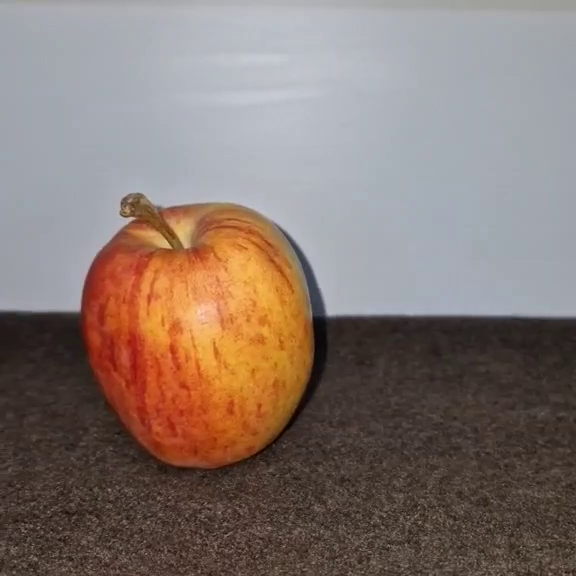
#> input picture frame 64 of assignment4/apple.mp4, 576 x 576 px
$ python 'd-video stabilization.py'
#> lines starting #> are read from the running program, lines starting #| are printed output that depends on the picture
import cv2
import numpy as np

def detect_and_compute(image, sift):
    keypoints, descriptors = sift.detectAndCompute(image, None)
    return keypoints, descriptors

def match_keypoints(des1, des2, matcher):
    matches = matcher.knnMatch(des1, des2, k=2)
    good_matches = []
    for m, n in matches:
        if m.distance < 0.75 * n.distance:
            good_matches.append(m)
    return good_matches

def stabilize_video(input_video_path, output_video_path):
    # Open the video
#> called with input_video_path = 'apple.mp4', output_video_path = 'apple_stabilized.avi'
    cap = cv2.VideoCapture(input_video_path)
    frame_width = int(cap.get(cv2.CAP_PROP_FRAME_WIDTH))
    frame_height = int(cap.get(cv2.CAP_PROP_FRAME_HEIGHT))
    fps = cap.get(cv2.CAP_PROP_FPS)

    out = cv2.VideoWriter(output_video_path, cv2.VideoWriter_fourcc(*'XVID'), fps, (frame_width, frame_height))

    sift = cv2.SIFT_create()
    matcher = cv2.BFMatcher(cv2.NORM_L2, crossCheck=False)

    ret, first_frame = cap.read()
#> first_frame is the input picture: shape (576, 576, 3); mean B, G, R 112.4, 119.5, 134.6
    if not ret:
        print("Error reading video")
        return

    first_frame_gray = cv2.cvtColor(first_frame, cv2.COLOR_BGR2GRAY)
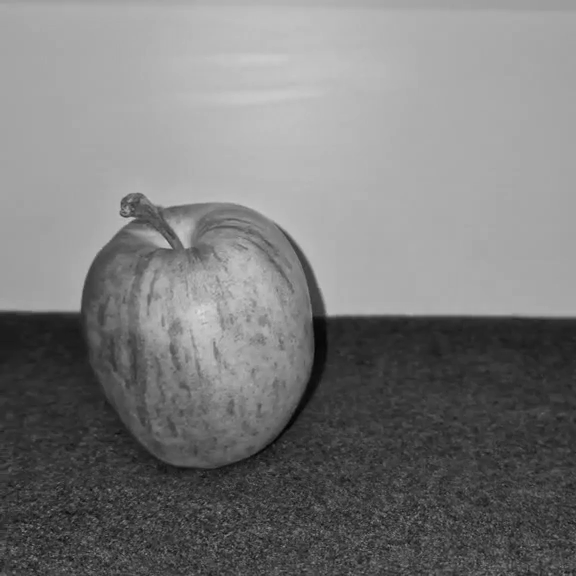
#> first_frame_gray: shape (576, 576); min 3, max 221, mean 123

    kp1, des1 = detect_and_compute(first_frame_gray, sift)
#> in detect_and_compute, `keypoints, descriptors = sift.detectAndCompute(image, None)`: keypoints = 728 keypoints; strongest (x, y, size): (333, 309, 12.2), (325, 333, 27.9), (131, 219, 3.1), (328, 337, 34.4)
#> kp1 has the same summary as keypoints in detect_and_compute

    while cap.isOpened():
        ret, frame = cap.read()
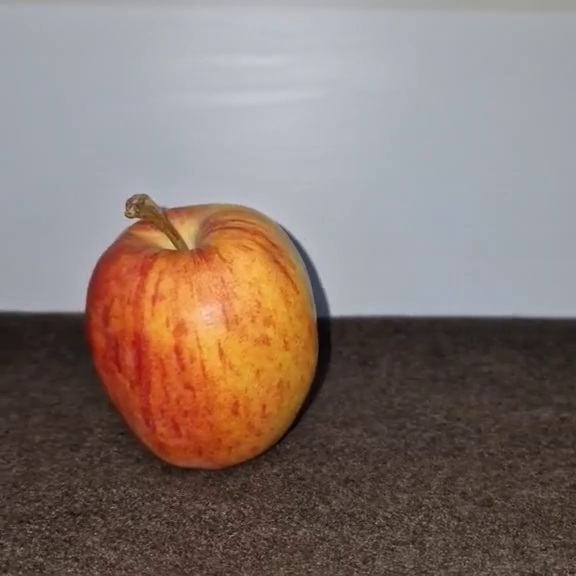
#> input picture frame 65 of assignment4/apple.mp4, 576 x 576 px
#> frame is the input picture: shape (576, 576, 3); mean B, G, R 112.5, 119.6, 134.7
        if not ret:
            break

        frame_gray = cv2.cvtColor(frame, cv2.COLOR_BGR2GRAY)
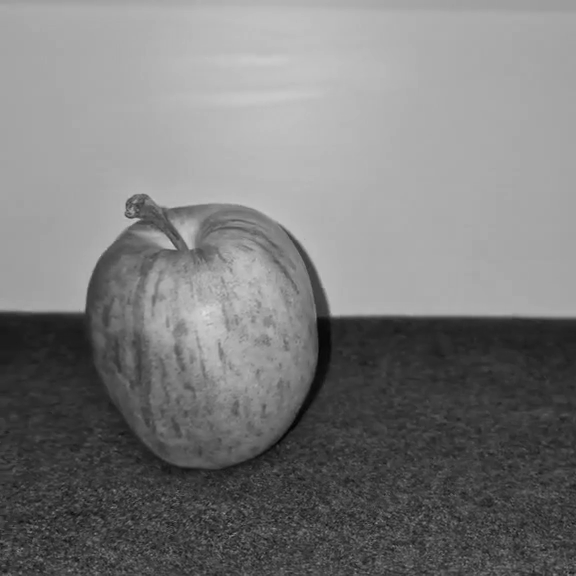
#> frame_gray: shape (576, 576); min 3, max 222, mean 123.1

        kp2, des2 = detect_and_compute(frame_gray, sift)
#> in detect_and_compute (call 2), `keypoints, descriptors = sift.detectAndCompute(image, None)`: keypoints = 688 keypoints; strongest (x, y, size): (337, 309, 12), (328, 333, 27.1), (136, 220, 3.2), (330, 335, 29.8)
#> kp2 has the same summary as keypoints in detect_and_compute

        good_matches = match_keypoints(des1, des2, matcher)
#> in match_keypoints, `matches = matcher.knnMatch(des1, des2, k=2)`: matches = 728 matches
#> after the loop in match_keypoints, `for m, n in matches:`: good_matches = 409 matches
#> good_matches = 409 matches

        points1 = np.float32([kp1[m.queryIdx].pt for m in good_matches])
#> points1 = 409 pairs, first value 6.54 to 568.4, second value 191.4 to 572.3
        points2 = np.float32([kp2[m.trainIdx].pt for m in good_matches])
#> points2 = 409 pairs, first value 11.81 to 571.9, second value 192.4 to 572.8


        if len(good_matches) >= 3:
            matrix, inliers = cv2.estimateAffine2D(points2, points1)
#> matrix = [[1, -0.0017, -4.45], [0.000582, 1, -1.23]]; inliers = 409 values, max 1 at index 0, min 0 at index 42, mean 0.99
            stabilized_frame = cv2.warpAffine(frame, matrix, (frame_width, frame_height))

            out.write(stabilized_frame)
        else:
            print("Not enough matches to estimate affine transform")

    cap.release()
    out.release()
    cv2.destroyAllWindows()

input_video_path = 'apple.mp4'
output_video_path = 'apple_stabilized.avi'

stabilize_video(input_video_path, output_video_path)

$ run again, starting later in the video
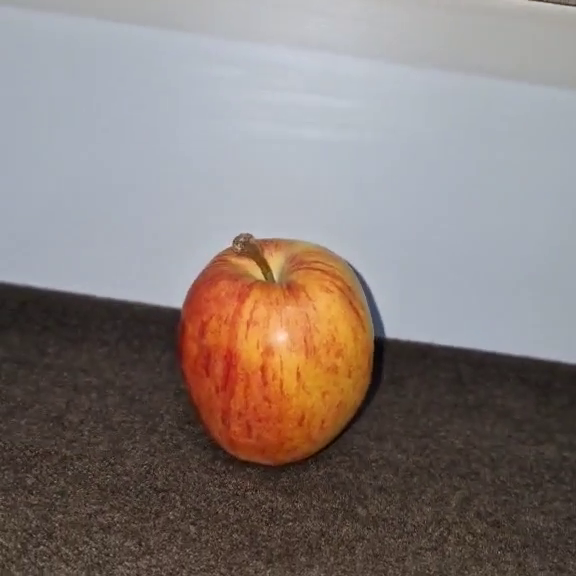
#> input picture frame 290 of assignment4/apple.mp4, 576 x 576 px
#> in stabilize_video, first_frame is the input picture: shape (576, 576, 3); mean B, G, R 121, 124.4, 134.6
#> in stabilize_video, `first_frame_gray = cv2.cvtColor(first_frame, cv2.COLOR_BGR2GRAY)`:
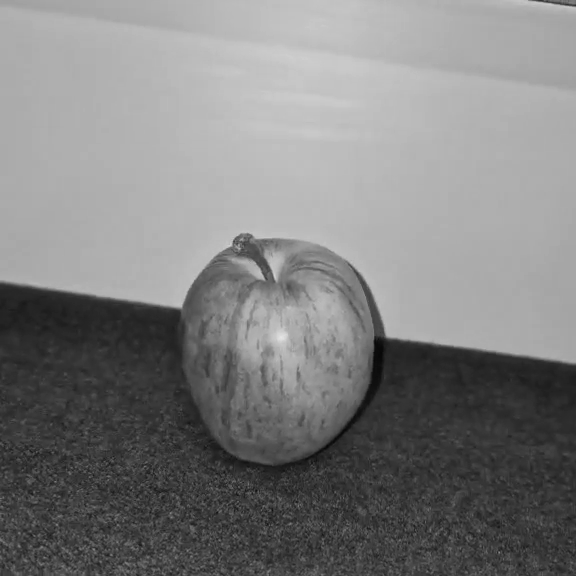
#> first_frame_gray: shape (576, 576); min 7, max 229, mean 127
#> keypoints = 528 keypoints; strongest (x, y, size): (250, 248, 17.2), (391, 362, 38.1), (392, 332, 11.1), (175, 300, 13.3)
#> kp1 has the same summary as keypoints in detect_and_compute
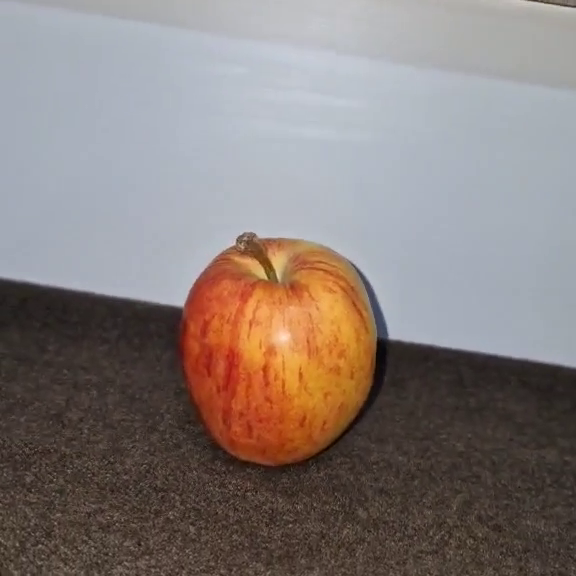
#> input picture frame 291 of assignment4/apple.mp4, 576 x 576 px
#> in stabilize_video, frame is the input picture: shape (576, 576, 3); mean B, G, R 121, 124.6, 134.9
#> keypoints = 553 keypoints; strongest (x, y, size): (385, 353, 22.3), (392, 362, 35.9), (254, 247, 17.3), (395, 333, 10.5)
#> kp2 has the same summary as keypoints in detect_and_compute
#> matches = 528 matches
#> after the loop in match_keypoints, `for m, n in matches:`: good_matches = 302 matches
#> points1 = 302 pairs, first value 5.68 to 568, second value 6.98 to 572.2
#> points2 = 302 pairs, first value 4.05 to 556.7, second value 6.3 to 572.9
#> matrix = [[0.994, 0.011, -4.2], [-0.0121, 0.992, 6.33]]; inliers = 302 values, max 1 at index 0, min 0 at index 108, mean 0.97

$ run again, starting later in the video
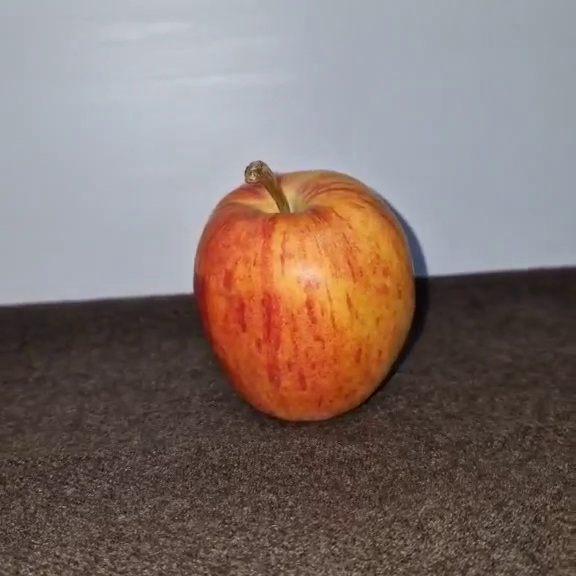
#> input picture frame 516 of assignment4/apple.mp4, 576 x 576 px
#> in stabilize_video, first_frame is the input picture: shape (576, 576, 3); mean B, G, R 109.6, 114.9, 130.2
#> keypoints = 968 keypoints; strongest (x, y, size): (187, 287, 9.3), (262, 179, 21.2), (439, 263, 19.7), (425, 290, 24.7)
#> kp1 has the same summary as keypoints in detect_and_compute
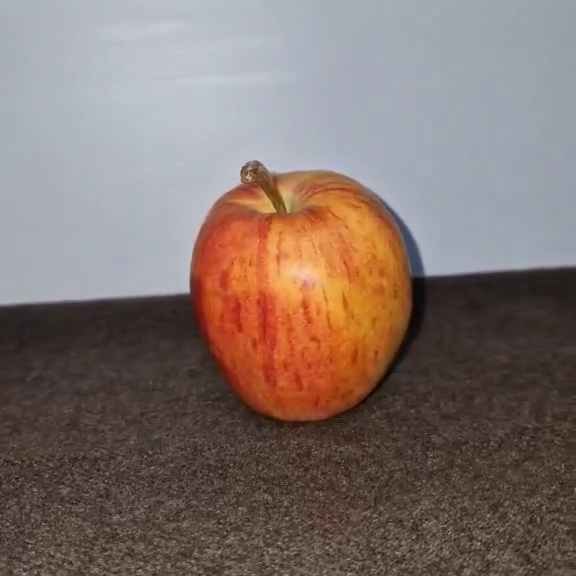
#> input picture frame 517 of assignment4/apple.mp4, 576 x 576 px
#> in stabilize_video, frame is the input picture: shape (576, 576, 3); mean B, G, R 109.7, 115.1, 130.4
#> in stabilize_video, `frame_gray = cv2.cvtColor(frame, cv2.COLOR_BGR2GRAY)`:
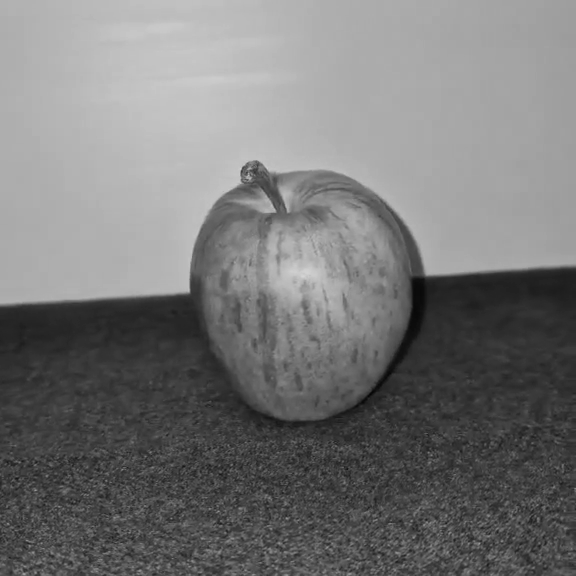
#> frame_gray: shape (576, 576); min 4, max 212, mean 119
#> keypoints = 945 keypoints; strongest (x, y, size): (183, 287, 9.7), (182, 286, 12.1), (258, 179, 21.3), (179, 284, 15.5)
#> kp2 has the same summary as keypoints in detect_and_compute
#> matches = 968 matches
#> after the loop in match_keypoints, `for m, n in matches:`: good_matches = 528 matches
#> points1 = 528 pairs, first value 8.48 to 569.1, second value 158.8 to 572.6
#> points2 = 528 pairs, first value 4.27 to 563.7, second value 158 to 572.7
#> matrix = [[0.999, 0.00616, 2.07], [-0.00196, 0.999, 0.751]]; inliers = 528 values, max 1 at index 0, min 0 at index 162, mean 0.966
